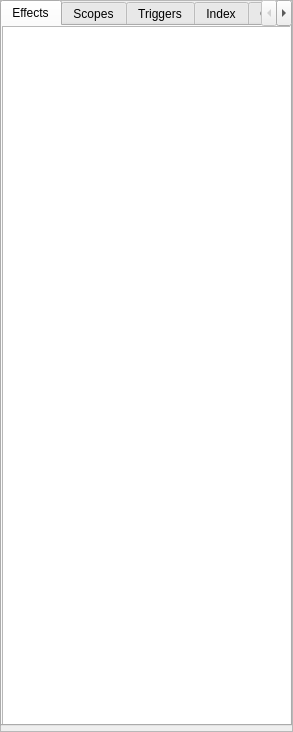
<?xml version="1.0" encoding="UTF-8"?>
<ui version="4.0">
 <class>RefPaneFrame</class>
 <widget class="QFrame" name="RefPaneFrame">
  <property name="geometry">
   <rect>
    <x>0</x>
    <y>0</y>
    <width>293</width>
    <height>732</height>
   </rect>
  </property>
  <property name="windowTitle">
   <string>Frame</string>
  </property>
  <property name="frameShape">
   <enum>QFrame::StyledPanel</enum>
  </property>
  <property name="frameShadow">
   <enum>QFrame::Raised</enum>
  </property>
  <widget class="QTabWidget" name="tabWidget">
   <property name="geometry">
    <rect>
     <x>0</x>
     <y>0</y>
     <width>292</width>
     <height>726</height>
    </rect>
   </property>
   <property name="currentIndex">
    <number>0</number>
   </property>
   <widget class="QWidget" name="tab_2">
    <attribute name="title">
     <string>Effects</string>
    </attribute>
    <widget class="QTextBrowser" name="textBrowser">
     <property name="geometry">
      <rect>
       <x>0</x>
       <y>0</y>
       <width>291</width>
       <height>701</height>
      </rect>
     </property>
    </widget>
   </widget>
   <widget class="QWidget" name="tab_3">
    <attribute name="title">
     <string>Scopes</string>
    </attribute>
    <widget class="QTextBrowser" name="textBrowser_2">
     <property name="geometry">
      <rect>
       <x>0</x>
       <y>0</y>
       <width>291</width>
       <height>701</height>
      </rect>
     </property>
    </widget>
   </widget>
   <widget class="QWidget" name="tab_4">
    <attribute name="title">
     <string>Triggers</string>
    </attribute>
    <widget class="QTextBrowser" name="textBrowser_3">
     <property name="geometry">
      <rect>
       <x>0</x>
       <y>0</y>
       <width>291</width>
       <height>701</height>
      </rect>
     </property>
    </widget>
   </widget>
   <widget class="QWidget" name="tab_5">
    <attribute name="title">
     <string>Index</string>
    </attribute>
    <widget class="QTabWidget" name="tabWidget_2">
     <property name="geometry">
      <rect>
       <x>0</x>
       <y>0</y>
       <width>291</width>
       <height>726</height>
      </rect>
     </property>
     <property name="currentIndex">
      <number>3</number>
     </property>
     <widget class="QWidget" name="tab_6">
      <attribute name="title">
       <string>Flags</string>
      </attribute>
      <widget class="QTreeView" name="treeView_2">
       <property name="geometry">
        <rect>
         <x>0</x>
         <y>0</y>
         <width>288</width>
         <height>681</height>
        </rect>
       </property>
      </widget>
     </widget>
     <widget class="QWidget" name="tab_8">
      <attribute name="title">
       <string>Modifiers</string>
      </attribute>
      <widget class="QTextBrowser" name="textBrowser_6">
       <property name="geometry">
        <rect>
         <x>0</x>
         <y>0</y>
         <width>288</width>
         <height>681</height>
        </rect>
       </property>
      </widget>
     </widget>
     <widget class="QWidget" name="tab_9">
      <attribute name="title">
       <string>Variables</string>
      </attribute>
      <widget class="QTreeView" name="treeView">
       <property name="geometry">
        <rect>
         <x>0</x>
         <y>0</y>
         <width>288</width>
         <height>681</height>
        </rect>
       </property>
      </widget>
     </widget>
     <widget class="QWidget" name="tab_7">
      <attribute name="title">
       <string>Data</string>
      </attribute>
      <widget class="QTreeView" name="treeView_3">
       <property name="geometry">
        <rect>
         <x>0</x>
         <y>0</y>
         <width>288</width>
         <height>681</height>
        </rect>
       </property>
      </widget>
     </widget>
    </widget>
   </widget>
   <widget class="QWidget" name="tab_10">
    <attribute name="title">
     <string>Guide</string>
    </attribute>
    <widget class="QTextBrowser" name="textBrowser_4">
     <property name="geometry">
      <rect>
       <x>0</x>
       <y>0</y>
       <width>291</width>
       <height>701</height>
      </rect>
     </property>
    </widget>
   </widget>
  </widget>
 </widget>
 <resources/>
 <connections/>
</ui>
